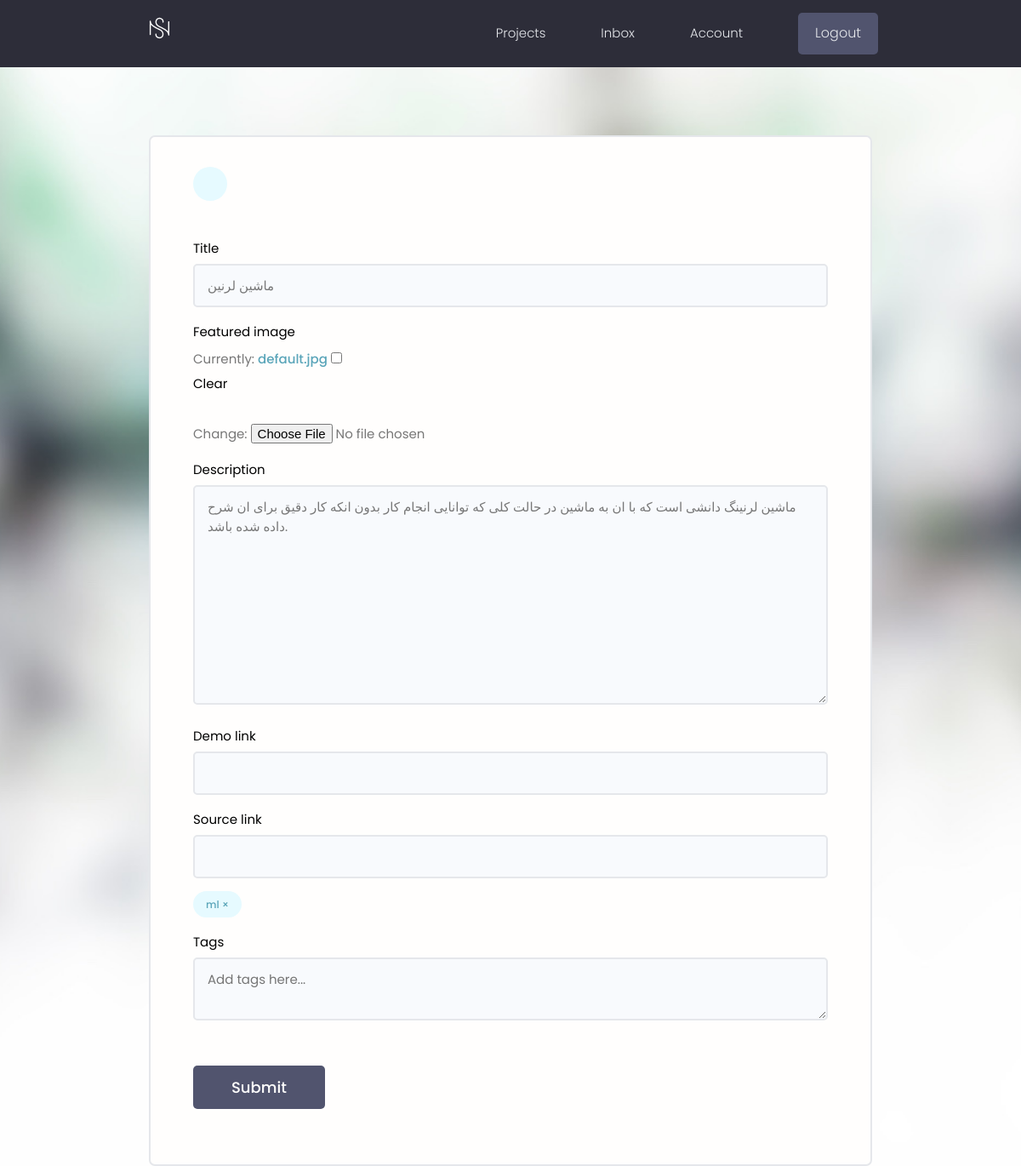
The page /projects/update-project/a8506ed27ce14040af141455d69d9ff2/ (signed in) on the database its author committed.
### projects/models.py (models this page shows, shortened)
class Project(models.Model):
    owner = models.ForeignKey(
        Profile, null=True, blank=True, on_delete=models.CASCADE)
    title = models.CharField(max_length=200)
    description = RichTextUploadingField(null=True, blank=True)
    featured_image = models.ImageField(
        null=True, blank=True, default="default.jpg")
    demo_link = models.CharField(max_length=2000, null=True, blank=True)
    source_link = models.CharField(max_length=2000, null=True, blank=True)
    tags = models.ManyToManyField('Tag', blank=True)
    vote_total = models.IntegerField(default=0, null=True, blank=True)
    vote_ratio = models.IntegerField(default=0, null=True, blank=True)
    created = models.DateTimeField(auto_now_add=True)
    id = models.UUIDField(default=uuid.uuid4, unique=True,
                          primary_key=True, editable=False)
    class Meta:
        ordering = ['-vote_ratio', '-vote_total', 'title']

class Tag(models.Model):
    name = models.CharField(max_length=200)
    created = models.DateTimeField(auto_now_add=True)
    id = models.UUIDField(default=uuid.uuid4, unique=True,
                          primary_key=True, editable=False)

### projects/views.py (the view, shortened to what this page needs)
# urls.py: path('update-project/<str:pk>/', views.updateProject, name="update-project"),
@login_required(login_url="login")
def updateProject(request, pk):
    profile = request.user.profile
    project = profile.project_set.get(id=pk)
    form = ProjectForm(instance=project)
    context = {'form': form, 'project': project}
    return render(request, "projects/project_form.html", context)

### projects/forms.py
class ProjectForm(ModelForm):
    class Meta:
        model = Project
        fields = ['title', 'featured_image', 'description',
                  'demo_link', 'source_link']
        widgets = {
            'tags': forms.CheckboxSelectMultiple(),
        }
    def __init__(self, *args, **kwargs):
        super(ProjectForm, self).__init__(*args, **kwargs)
        for name, field in self.fields.items():
            field.widget.attrs.update({'class': 'input'})

### projects/templates/projects/project_form.html (shortened to what this page needs)
{% extends 'main.html' %}
{% block content %}
{% load static %}
<main class="formPage my-xl">
    <div class="content-box">
        <div class="formWrapper">
            <a class="backButton" href="{% url 'account' %}"></a>
            <br>
            <form class="form" method="POST" enctype="multipart/form-data">
                {% for field in form %}
                <div class="form__field">
                    <label for="formInput#text">{{field.label}}</label>
                    {{field}}
                </div>
                {% endfor %}
                <div class="form__field">
                    {% for tag in project.tags.all %}
                    <div class="project-tag tag tag--pill tag--main" data-tag="{{tag.id}}"
                        data-project="{{project.id}}">{{tag.name}} &#215;</div>
                    {% endfor %}
                </div>
                <div class="form__field">
                    <label for="formInput#text">Tags</label>
                    <textarea class="input" name="newtags" placeholder="Add tags here..."></textarea>
                </div>
                <input class="btn btn--sub btn--lg  my-md" type="submit" value="Submit" />
            </form>
        </div>
    </div>
</main>
{% endblock %}

### static/styles/app.css (style rules this page uses)
:root { --color-sub: #2d2d39; }
.btn--sub { background-color: var(--color-sub-light); }
.content-box { width: 95%; max-width: 85rem; margin: 0 auto; }
.backButton { background: var(--color-main-light); color: var(--color-main); width: 4rem; height: 4rem; display: flex; align-items: center; justify-content: center; border-radius: 50%; }
.formPage .formWrapper { list-style: none; background: var(--color-white); padding: 3.5rem 5rem; border: 2px solid var(--color-light); border-radius: 0.7rem; }

### static/styles/style.css (style rules this page uses)
@media only screen and (max-device-width: 1600px) { .bgimg { background-attachment: scroll;min-height: 400px; } }
body, html { height: 100%;color: #777;line-height: 1.8; }
.bgimg { background-attachment: fixed; background-position: center; background-repeat: no-repeat;background-size: cover; }
.bgimg-1 { background-image: url('/static/images/background/blurspickingneuralnetwork.jpeg');min-height: 100%; }

### static/uikit/styles/modules/_variables.css (style rules this page uses)
:root { --color-main: #5aa5b9; --color-main-light: #e6faff; --color-sub: #3f4156; --color-sub-light: #51546e; --color-sub-lighter: #ededfd; --color-text: #000; --color-gray: #8b8b8b; --color-light: #e5e7eb; --color-light-gray: #767676; --color-bg: #f8fafd; --color-white: #fffefd; --color-white-light: #f3f3f3; --color-success: #359e64; --color-success-bg: #def8e8; --color-error: #fc4b0b; --color-error-bg: #fff2ee; --font-base: 'Poppins', arial, helvetica, 'Segoe UI', roboto, ubuntu, sans-serif; --font-monospace: 'Fira Code', 'Courier New', courier, monospace; --font-regular: 300; --font-medium: 500; --font-bold: 700; --generic-shadow: 1px 1px 5px #00000010; --generic-transition: all 0.3s ease-in-out; }

### static/uikit/styles/modules/_base.css (style rules this page uses)
* { margin: 0; padding: 0; box-sizing: border-box; text-rendering: optimizeLegibility; color: inherit; font-size: inherit; }
html { font-size: 50%; }
@media only screen and (min-width: 480px) { html { font-size: 56.25%; } }
@media only screen and (min-width: 1200px) { html { font-size: 62.5%; } }
body { line-height: 1.6; font-weight: 400; font-size: 1.5rem; color: var(--color-text); background-color: var(--color-bg); min-height: 100vh; }

### static/uikit/styles/modules/_typography.css (style rules this page uses)
* { font-family: var(--font-base); }
a { padding-bottom: 2px; text-decoration: none; display: inline-block; color: var(--color-main); font-weight: var(--font-medium); }

### static/uikit/styles/modules/_utilities.css (style rules this page uses)
.my-md { margin: 3rem auto; }
.my-xl { margin: 8rem auto; }

### static/uikit/styles/modules/_button.css (style rules this page uses)
.btn { display: inline-block; position: relative; cursor: pointer; background-color: var(--color-light); font-weight: var(--font-medium); color: var(--color-sub); text-decoration: none; padding: 1rem 2rem; border-radius: 0.5rem; border: none; width: -webkit-fit-content; width: -moz-fit-content; width: fit-content; height: -webkit-fit-content; height: -moz-fit-content; height: fit-content; font-size: 1.6rem; outline-width: 0; outline-color: transparent; -webkit-backface-visibility: hidden; backface-visibility: hidden; transition: all 0.3s ease-in-out; }
.btn--sub { background-color: var(--color-sub); color: var(--color-white); }
.btn--lg { font-size: 1.8rem; padding: 1.2rem 4.5rem; }

### static/uikit/styles/modules/_form.css (style rules this page uses)
.form { display: block; }
.form__field { margin-top: 1.5rem; margin-bottom: 1.5rem; }
.form__label, .form__field > label { display: block; margin-bottom: 0.5rem; color: var(--color-text); }
input.input[type='text'], input.input[type='email'], input.input[type='password'], input.input[type='number'], select.input, textarea.input { min-width: 24rem; width: 100%; padding: 1.2rem 1.5rem; border-radius: 0.5rem; border: 2px solid var(--color-light); transition: all 0.3s ease-in-out; background-color: var(--color-bg); }

### static/uikit/styles/modules/_tag.css (style rules this page uses)
.tag { display: inline-flex; align-items: center; background-color: var(--color-sub); height: -webkit-fit-content; height: -moz-fit-content; height: fit-content; width: -webkit-fit-content; width: -moz-fit-content; width: fit-content; border-radius: 0.5rem; padding: 0.5rem 1.5rem; font-size: 1.2rem; cursor: pointer; }
.tag--pill { border-radius: 5rem; }
.tag--main, .tag--main > small { background: var(--color-main-light); color: var(--color-main); font-weight: 500; }

### rows shown on the page
Project: form "ماشین لرنین" "ماشین لرنینگ دانشی است که با ان به ماشین در حالت کلی که توانایی انجام کار بدون انکه کار دقیق برای ان شرح داده شده باشد."
Tag: name "ml"

### other values the page prints
{{ field.label }} "Title" "Featured image" "Description" "Demo link" "Source link"
